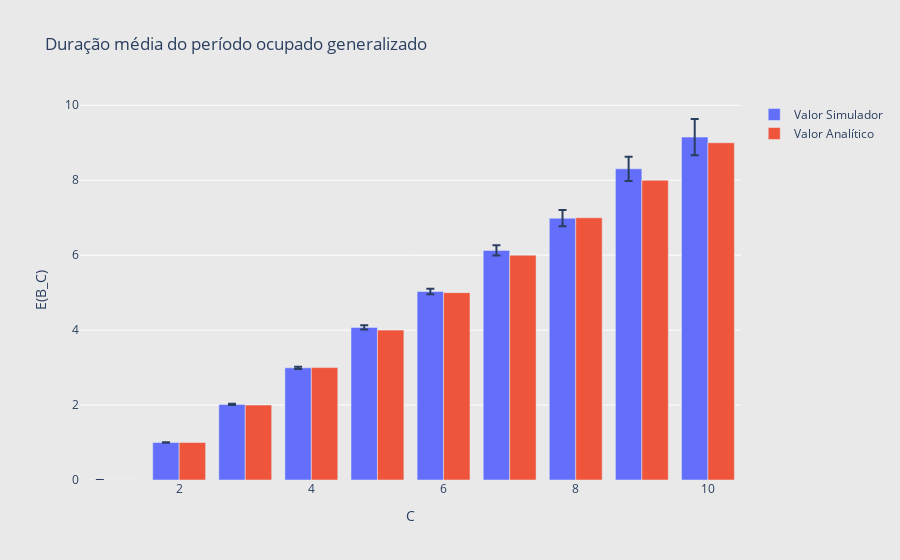

Notebook code cell kept with this figure:
### Code cell
n_sample = len(next(iter(simulator_distribution.values())))
control_interval = calculate_confidence_interval(std_simulator, n_sample, 0.95)

fig = go.Figure(data=[
    go.Bar(
        name='Valor Simulador',
        x=C_values,
        y=simulator_results,
        error_y=dict(type='data', array=control_interval),
    ),
    go.Bar(
        name='Valor Analítico',
        x=C_values,
        y=expected_results,
    )
])

fig.update_layout(
    title='Duração média do período ocupado generalizado',
    xaxis=dict(title='C', showgrid=False, zeroline=False, showticklabels=True),
    yaxis=dict(title='E(B_C)', zeroline=False, gridcolor='white'),
    paper_bgcolor='rgb(233,233,233)',
    plot_bgcolor='rgb(233,233,233)',
)
fig.show()

### Figure 1 — Plotly figure (JSON) as saved in the notebook; plotly's stock layout.template omitted (floating-point values rounded to 4 significant figures)
{"data": [{"error_y": {"array": [0, 0.006918, 0.01634, 0.02996, 0.05858, 0.07366, 0.1383, 0.2176, 0.3219, 0.483], "type": "data"}, "name": "Valor Simulador", "type": "bar", "x": [1, 2, 3, 4, 5, 6, 7, 8, 9, 10], "y": [0, 0.9987, 2.015, 2.993, 4.073, 5.03, 6.127, 6.986, 8.304, 9.151]}, {"name": "Valor Analítico", "type": "bar", "x": [1, 2, 3, 4, 5, 6, 7, 8, 9, 10], "y": [0, 1, 2, 3, 4, 5, 6, 7, 8, 9]}], "layout": {"paper_bgcolor": "rgb(233,233,233)", "plot_bgcolor": "rgb(233,233,233)", "title": {"text": "Duração média do período ocupado generalizado"}, "xaxis": {"showgrid": false, "showticklabels": true, "title": {"text": "C"}, "zeroline": false}, "yaxis": {"gridcolor": "white", "title": {"text": "E(B_C)"}, "zeroline": false}}}
